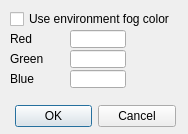
<?xml version="1.0" encoding="UTF-8"?>
<ui version="4.0">
 <class>CQDlgImageColor</class>
 <widget class="QDialog" name="CQDlgImageColor">
  <property name="geometry">
   <rect>
    <x>0</x>
    <y>0</y>
    <width>188</width>
    <height>134</height>
   </rect>
  </property>
  <property name="windowTitle">
   <string>Default Image Color</string>
  </property>
  <property name="locale">
   <locale language="English" country="UnitedStates"/>
  </property>
  <widget class="QCheckBox" name="qqFromFogColor">
   <property name="geometry">
    <rect>
     <x>10</x>
     <y>10</y>
     <width>181</width>
     <height>18</height>
    </rect>
   </property>
   <property name="focusPolicy">
    <enum>Qt::StrongFocus</enum>
   </property>
   <property name="text">
    <string>Use environment fog color</string>
   </property>
  </widget>
  <widget class="QLabel" name="label">
   <property name="geometry">
    <rect>
     <x>10</x>
     <y>30</y>
     <width>61</width>
     <height>18</height>
    </rect>
   </property>
   <property name="text">
    <string>Red</string>
   </property>
  </widget>
  <widget class="QLineEdit" name="qqRed">
   <property name="geometry">
    <rect>
     <x>70</x>
     <y>30</y>
     <width>56</width>
     <height>18</height>
    </rect>
   </property>
  </widget>
  <widget class="QLabel" name="label_2">
   <property name="geometry">
    <rect>
     <x>10</x>
     <y>50</y>
     <width>61</width>
     <height>18</height>
    </rect>
   </property>
   <property name="text">
    <string>Green</string>
   </property>
  </widget>
  <widget class="QLineEdit" name="qqGreen">
   <property name="geometry">
    <rect>
     <x>70</x>
     <y>50</y>
     <width>56</width>
     <height>18</height>
    </rect>
   </property>
  </widget>
  <widget class="QLabel" name="label_3">
   <property name="geometry">
    <rect>
     <x>10</x>
     <y>70</y>
     <width>61</width>
     <height>18</height>
    </rect>
   </property>
   <property name="text">
    <string>Blue</string>
   </property>
  </widget>
  <widget class="QLineEdit" name="qqBlue">
   <property name="geometry">
    <rect>
     <x>70</x>
     <y>70</y>
     <width>56</width>
     <height>18</height>
    </rect>
   </property>
  </widget>
  <widget class="QDialogButtonBox" name="qqOkCancel">
   <property name="geometry">
    <rect>
     <x>15</x>
     <y>100</y>
     <width>161</width>
     <height>32</height>
    </rect>
   </property>
   <property name="standardButtons">
    <set>QDialogButtonBox::Cancel|QDialogButtonBox::Ok</set>
   </property>
  </widget>
 </widget>
 <resources/>
 <connections/>
</ui>
